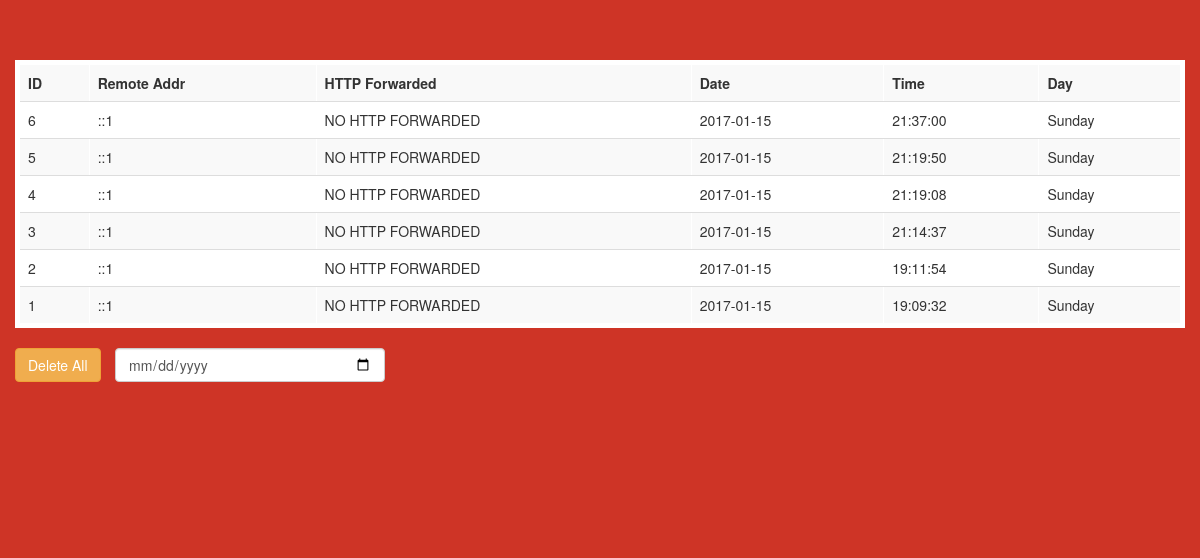
Screenshot of /record.php with the database file from the repository.
### tables this page shows
CREATE TABLE `visitor` (
  `id` int(11) NOT NULL,
  `remote_addr` varchar(50) NOT NULL,
  `forwarded` varchar(45) NOT NULL,
  `dates` date NOT NULL,
  `time` time NOT NULL,
  `day` varchar(11) NOT NULL
);

### function.php (called while the page is built)
<?php
function connect(){
 $db = new PDO("mysql:host=localhost;dbname=eyeseatea","root","",
 array(
   PDO::MYSQL_ATTR_INIT_COMMAND => "SET NAMES UTF8",
   PDO::MYSQL_ATTR_USE_BUFFERED_QUERY => TRUE,
   PDO::MYSQL_ATTR_LOCAL_INFILE => TRUE,
   PDO::MYSQL_ATTR_USE_BUFFERED_QUERY));
 return $db;
}
function getvisitors(){
	$db = connect();
	$sth = $db->prepare("SELECT * From visitor ORDER BY ID desc");
	$sth->execute();
	$results = $sth->fetchAll(PDO::FETCH_OBJ);
	return $results;
}
 ?>

### record.php (the view, shortened to what this page needs)
<?php
include "function.php";
$visitors = getvisitors();
if(isset($_POST['search'])){
  $sdate = $_POST['search'];
  if(preg_match("/[a-zA-Z]/",$sdate)){
    $styl = "<p>Invalid Date!</p>";
  }
  else{
    $sdatem = date('m', strtotime($sdate));
    $sdated = date('d', strtotime($sdate));
    $sdatey = date('Y', strtotime($sdate));
    if(!checkdate($sdatem, $sdated, $sdatey)){
      $styl = "<p>Invalid Date!</p>";
    }
    else{
      $d = $_POST['search'];
      $db = connect();
      $stmt = $db->prepare("SELECT * from visitor where dates = ?");
      $stmt->bindParam(1,$d);
      $stmt->execute();
      $visitors = $stmt->fetchAll(PDO::FETCH_OBJ);
    }
  }
}elseif(empty($_POST['search'])){
  $visitors = getvisitors();
}
 ?>
<!DOCTYPE html>
<html>
  <head>
     <link rel="stylesheet" href="cs/bootstrap-3.3.7-dist/css/bootstrap.min.css">
     <link rel="stylesheet" href="cs/bootstrap-3.3.7-dist/css/bootstrap.css">
     <link rel="stylesheet" href="cs/master.css">
  </head>
  <body>
    <div class="container topmargin">
      <div class="row span">
        <table class="table table-striped topmargin padtop" border="3">
        <tr>
          <th>ID</th>
          <th>Remote Addr</th>
          <th>HTTP Forwarded</th>
          <th>Date</th>
          <th>Time</th>
          <th>Day</th>
        </tr>
        <?php foreach ($visitors as $g):?>
        <tr>
          <td><?php echo  $g->id; ?></td>
          <td><?php echo  $g->remote_addr; ?></td>
          <td><?php echo  $g->forwarded; ?></td>
          <td><?php echo  $g->dates; ?></td>
          <td><?php echo  $g->time; ?></td>
          <td><?php echo  $g->day; ?></td>
        </tr>
        <?php endforeach;?>
        </table>
        <div class="row">
          <div class="col-md-1">
            <form class="" action="record" method="post">
              <button class="btn btn-warning center-block"
               type="submit" name="delete">Delete All</button>
            </form>
          </div>
          <div class="col-md-3">
            <form class="" method="POST" action="record" >
                <input class="form-control"
                type="date" name="search"
                style=""
                placeholder="Search by date | format: yyyy-mm-dd">
            </form>
          </div>
          <div class="col-md-8">
          </div>
        </div>
      </div>
    </div>
  </body>
</html>

### cs/master.css (style rules this page uses)
body { background-color: #ce3426; }
.topmargin { margin-top: 30px; }
.padtop { padding-top: 50px; }
.container { pdding: 0px 0px 0px 0px; }
table td { padding: 5px 10px 5px 10px; }
table th { padding: 5px 10px 5px 10px; }
table { background-color: white; border: solid 5px white; }
.span { height: 500px; }

### rows the page displays
visitor: id "6", remote_addr "::1", forwarded "NO HTTP FORWARDED", dates "2017-01-15", time "21:37:00", day "Sunday"
visitor: id "5", remote_addr "::1", forwarded "NO HTTP FORWARDED", dates "2017-01-15", time "21:19:50", day "Sunday"
visitor: id "4", remote_addr "::1", forwarded "NO HTTP FORWARDED", dates "2017-01-15", time "21:19:08", day "Sunday"
visitor: id "3", remote_addr "::1", forwarded "NO HTTP FORWARDED", dates "2017-01-15", time "21:14:37", day "Sunday"
visitor: id "2", remote_addr "::1", forwarded "NO HTTP FORWARDED", dates "2017-01-15", time "19:11:54", day "Sunday"
visitor: id "1", remote_addr "::1", forwarded "NO HTTP FORWARDED", dates "2017-01-15", time "19:09:32", day "Sunday"
